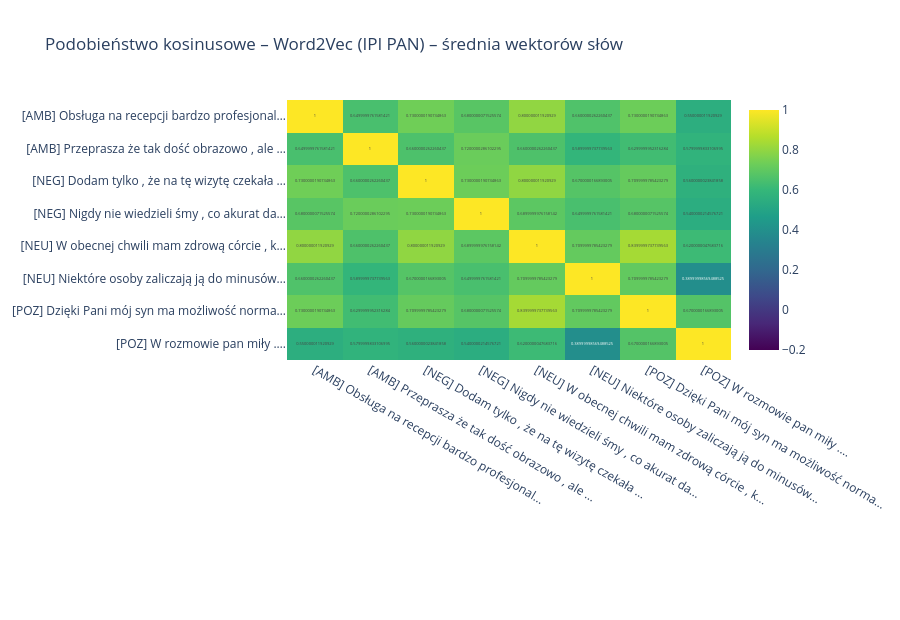
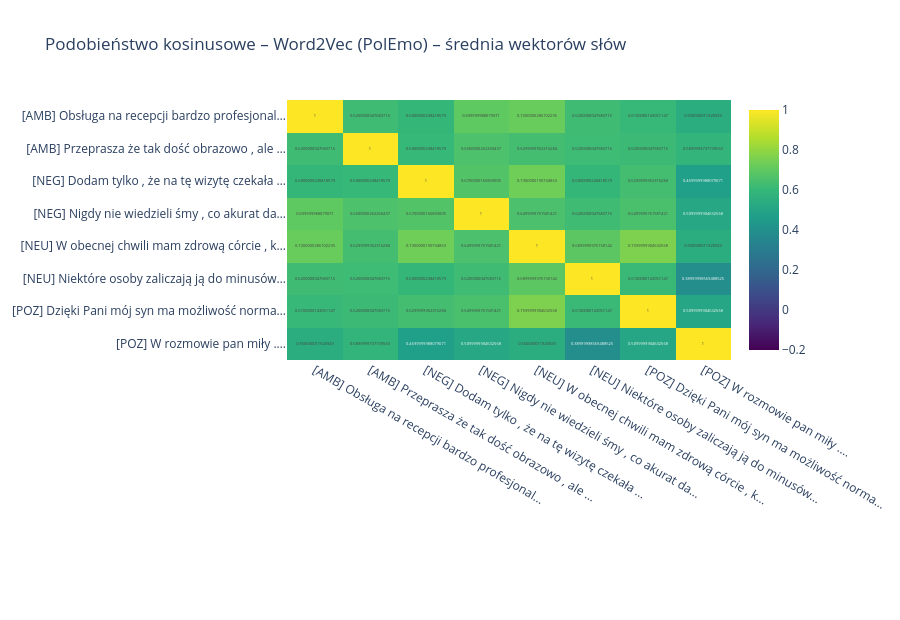

The code cell stored with these charts, in order, in its notebook:
### Markdown cell above
**Podobieństwo kosinusowe tych samych zdań co w 1.3** (po dwa z każdej klasy gold). Tak jak w fastText,
wszystkie zdania są do siebie podobne: poza przekątną cosinus wynosi średnio 0,66 (IPI PAN) i 0,61 (PolEmo),
od 0,39 do 0,84. Wysoki cosinus nie oznacza więc podobnego wydźwięku; sens ma tylko porównanie względne.

### Code cell
sel = (df[df["iter"] == df["iter"].min()].groupby("gold", sort=False).head(2)).sort_values("gold").index  # jak w 1.3
for n in W2V_MODELS:
    te.similarity_heatmap(df, E_w2v[n], sel, f"Podobieństwo kosinusowe – {emb_w2v[n].label}").show()

### Figure 1 — Plotly figure (JSON) as saved in the notebook; plotly's stock layout.template omitted (floating-point values rounded to 4 significant figures)
{"data": [{"colorscale": [[0.0, "#440154"], [0.1111, "#482878"], [0.2222, "#3e4989"], [0.3333, "#31688e"], [0.4444, "#26828e"], [0.5556, "#1f9e89"], [0.6667, "#35b779"], [0.7778, "#6ece58"], [0.8889, "#b5de2b"], [1.0, "#fde725"]], "customdata": [["Obsługa na recepcji bardzo profesjonalna , w strefie saun<br>równiez , natomiast juz w innych miejscach ( browar i<br>restauracja ) - juz znacznie gorzej . . .<br>vs<br>Obsługa na recepcji bardzo profesjonalna , w strefie saun<br>równiez , natomiast juz w innych miejscach ( browar i<br>restauracja ) - juz znacznie gorzej . . .", "Obsługa na recepcji bardzo profesjonalna , w strefie saun<br>równiez , natomiast juz w innych miejscach ( browar i<br>restauracja ) - juz znacznie gorzej . . .<br>vs<br>Przeprasza że tak dość obrazowo , ale konkretnie .", "Obsługa na recepcji bardzo profesjonalna , w strefie saun<br>równiez , natomiast juz w innych miejscach ( browar i<br>restauracja ) - juz znacznie gorzej . . .<br>vs<br>Dodam tylko , że na tę wizytę czekała m 1 , 5 miesiąca .", "Obsługa na recepcji bardzo profesjonalna , w strefie saun<br>równiez , natomiast juz w innych miejscach ( browar i<br>restauracja ) - juz znacznie gorzej . . .<br>vs<br>Nigdy nie wiedzieli śmy , co akurat danego dnia zostanie<br>podane .", "Obsługa na recepcji bardzo profesjonalna , w strefie saun<br>równiez , natomiast juz w innych miejscach ( browar i<br>restauracja ) - juz znacznie gorzej . . .<br>vs<br>W obecnej chwili mam zdrową córcie , która urodziła się w<br>terminie i rozwój jej przebiega książkowo .", "Obsługa na recepcji bardzo profesjonalna , w strefie saun<br>równiez , natomiast juz w innych miejscach ( browar i<br>restauracja ) - juz znacznie gorzej . . .<br>vs<br>Niektóre osoby zaliczają ją do minusów gry .", "Obsługa na recepcji bardzo profesjonalna , w strefie saun<br>równiez , natomiast juz w innych miejscach ( browar i<br>restauracja ) - juz znacznie gorzej . . .<br>vs<br>Dzięki Pani mój syn ma możliwość normalnego funkcjonowania i<br>cieszenia się z życia .", "Obsługa na recepcji bardzo profesjonalna , w strefie saun<br>równiez , natomiast juz w innych miejscach ( browar i<br>restauracja ) - juz znacznie gorzej . . .<br>vs<br>W rozmowie pan miły ."], ["Przeprasza że tak dość obrazowo , ale konkretnie .<br>vs<br>Obsługa na recepcji bardzo profesjonalna , w strefie saun<br>równiez , natomiast juz w innych miejscach ( browar i<br>restauracja ) - juz znacznie gorzej . . .", "Przeprasza że tak dość obrazowo , ale konkretnie .<br>vs<br>Przeprasza że tak dość obrazowo , ale konkretnie .", "Przeprasza że tak dość obrazowo , ale konkretnie .<br>vs<br>Dodam tylko , że na tę wizytę czekała m 1 , 5 miesiąca .", "Przeprasza że tak dość obrazowo , ale konkretnie .<br>vs<br>Nigdy nie wiedzieli śmy , co akurat danego dnia zostanie<br>podane .", "Przeprasza że tak dość obrazowo , ale konkretnie .<br>vs<br>W obecnej chwili mam zdrową córcie , która urodziła się w<br>terminie i rozwój jej przebiega książkowo .", "Przeprasza że tak dość obrazowo , ale konkretnie .<br>vs<br>Niektóre osoby zaliczają ją do minusów gry .", "Przeprasza że tak dość obrazowo , ale konkretnie .<br>vs<br>Dzięki Pani mój syn ma możliwość normalnego funkcjonowania i<br>cieszenia się z życia .", "Przeprasza że tak dość obrazowo , ale konkretnie .<br>vs<br>W rozmowie pan miły ."], ["Dodam tylko , że na tę wizytę czekała m 1 , 5 miesiąca .<br>vs<br>Obsługa na recepcji bardzo profesjonalna , w strefie saun<br>równiez , natomiast juz w innych miejscach ( browar i<br>restauracja ) - juz znacznie gorzej . . .", "Dodam tylko , że na tę wizytę czekała m 1 , 5 miesiąca .<br>vs<br>Przeprasza że tak dość obrazowo , ale konkretnie .", "Dodam tylko , że na tę wizytę czekała m 1 , 5 miesiąca .<br>vs<br>Dodam tylko , że na tę wizytę czekała m 1 , 5 miesiąca .", "Dodam tylko , że na tę wizytę czekała m 1 , 5 miesiąca .<br>vs<br>Nigdy nie wiedzieli śmy , co akurat danego dnia zostanie<br>podane .", "Dodam tylko , że na tę wizytę czekała m 1 , 5 miesiąca .<br>vs<br>W obecnej chwili mam zdrową córcie , która urodziła się w<br>terminie i rozwój jej przebiega książkowo .", "Dodam tylko , że na tę wizytę czekała m 1 , 5 miesiąca .<br>vs<br>Niektóre osoby zaliczają ją do minusów gry .", "Dodam tylko , że na tę wizytę czekała m 1 , 5 miesiąca .<br>vs<br>Dzięki Pani mój syn ma możliwość normalnego funkcjonowania i<br>cieszenia się z życia .", "Dodam tylko , że na tę wizytę czekała m 1 , 5 miesiąca .<br>vs<br>W rozmowie pan miły ."], ["Nigdy nie wiedzieli śmy , co akurat danego dnia zostanie<br>podane .<br>vs<br>Obsługa na recepcji bardzo profesjonalna , w strefie saun<br>równiez , natomiast juz w innych miejscach ( browar i<br>restauracja ) - juz znacznie gorzej . . .", "Nigdy nie wiedzieli śmy , co akurat danego dnia zostanie<br>podane .<br>vs<br>Przeprasza że tak dość obrazowo , ale konkretnie .", "Nigdy nie wiedzieli śmy , co akurat danego dnia zostanie<br>podane .<br>vs<br>Dodam tylko , że na tę wizytę czekała m 1 , 5 miesiąca .", "Nigdy nie wiedzieli śmy , co akurat danego dnia zostanie<br>podane .<br>vs<br>Nigdy nie wiedzieli śmy , co akurat danego dnia zostanie<br>podane .", "Nigdy nie wiedzieli śmy , co akurat danego dnia zostanie<br>podane .<br>vs<br>W obecnej chwili mam zdrową córcie , która urodziła się w<br>terminie i rozwój jej przebiega książkowo .", "Nigdy nie wiedzieli śmy , co akurat danego dnia zostanie<br>podane .<br>vs<br>Niektóre osoby zaliczają ją do minusów gry .", "Nigdy nie wiedzieli śmy , co akurat danego dnia zostanie<br>podane .<br>vs<br>Dzięki Pani mój syn ma możliwość normalnego funkcjonowania i<br>cieszenia się z życia .", "Nigdy nie wiedzieli śmy , co akurat danego dnia zostanie<br>podane .<br>vs<br>W rozmowie pan miły ."], ["W obecnej chwili mam zdrową córcie , która urodziła się w<br>terminie i rozwój jej przebiega książkowo .<br>vs<br>Obsługa na recepcji bardzo profesjonalna , w strefie saun<br>równiez , natomiast juz w innych miejscach ( browar i<br>restauracja ) - juz znacznie gorzej . . .", "W obecnej chwili mam zdrową córcie , która urodziła się w<br>terminie i rozwój jej przebiega książkowo .<br>vs<br>Przeprasza że tak dość obrazowo , ale konkretnie .", "W obecnej chwili mam zdrową córcie , która urodziła się w<br>terminie i rozwój jej przebiega książkowo .<br>vs<br>Dodam tylko , że na tę wizytę czekała m 1 , 5 miesiąca .", "W obecnej chwili mam zdrową córcie , która urodziła się w<br>terminie i rozwój jej przebiega książkowo .<br>vs<br>Nigdy nie wiedzieli śmy , co akurat danego dnia zostanie<br>podane .", "W obecnej chwili mam zdrową córcie , która urodziła się w<br>terminie i rozwój jej przebiega książkowo .<br>vs<br>W obecnej chwili mam zdrową córcie , która urodziła się w<br>terminie i rozwój jej przebiega książkowo .", "W obecnej chwili mam zdrową córcie , która urodziła się w<br>terminie i rozwój jej przebiega książkowo .<br>vs<br>Niektóre osoby zaliczają ją do minusów gry .", "W obecnej chwili mam zdrową córcie , która urodziła się w<br>terminie i rozwój jej przebiega książkowo .<br>vs<br>Dzięki Pani mój syn ma możliwość normalnego funkcjonowania i<br>cieszenia się z życia .", "W obecnej chwili mam zdrową córcie , która urodziła się w<br>terminie i rozwój jej przebiega książkowo .<br>vs<br>W rozmowie pan miły ."], ["Niektóre osoby zaliczają ją do minusów gry .<br>vs<br>Obsługa na recepcji bardzo profesjonalna , w strefie saun<br>równiez , natomiast juz w innych miejscach ( browar i<br>restauracja ) - juz znacznie gorzej . . .", "Niektóre osoby zaliczają ją do minusów gry .<br>vs<br>Przeprasza że tak dość obrazowo , ale konkretnie .", "Niektóre osoby zaliczają ją do minusów gry .<br>vs<br>Dodam tylko , że na tę wizytę czekała m 1 , 5 miesiąca .", "Niektóre osoby zaliczają ją do minusów gry .<br>vs<br>Nigdy nie wiedzieli śmy , co akurat danego dnia zostanie<br>podane .", "Niektóre osoby zaliczają ją do minusów gry .<br>vs<br>W obecnej chwili mam zdrową córcie , która urodziła się w<br>terminie i rozwój jej przebiega książkowo .", "Niektóre osoby zaliczają ją do minusów gry .<br>vs<br>Niektóre osoby zaliczają ją do minusów gry .", "Niektóre osoby zaliczają ją do minusów gry .<br>vs<br>Dzięki Pani mój syn ma możliwość normalnego funkcjonowania i<br>cieszenia się z życia .", "Niektóre osoby zaliczają ją do minusów gry .<br>vs<br>W rozmowie pan miły ."], ["Dzięki Pani mój syn ma możliwość normalnego funkcjonowania i<br>cieszenia się z życia .<br>vs<br>Obsługa na recepcji bardzo profesjonalna , w strefie saun<br>równiez , natomiast juz w innych miejscach ( browar i<br>restauracja ) - juz znacznie gorzej . . .", "Dzięki Pani mój syn ma możliwość normalnego funkcjonowania i<br>cieszenia się z życia .<br>vs<br>Przeprasza że tak dość obrazowo , ale konkretnie .", "Dzięki Pani mój syn ma możliwość normalnego funkcjonowania i<br>cieszenia się z życia .<br>vs<br>Dodam tylko , że na tę wizytę czekała m 1 , 5 miesiąca .", "Dzięki Pani mój syn ma możliwość normalnego funkcjonowania i<br>cieszenia się z życia .<br>vs<br>Nigdy nie wiedzieli śmy , co akurat danego dnia zostanie<br>podane .", "Dzięki Pani mój syn ma możliwość normalnego funkcjonowania i<br>cieszenia się z życia .<br>vs<br>W obecnej chwili mam zdrową córcie , która urodziła się w<br>terminie i rozwój jej przebiega książkowo .", "Dzięki Pani mój syn ma możliwość normalnego funkcjonowania i<br>cieszenia się z życia .<br>vs<br>Niektóre osoby zaliczają ją do minusów gry .", "Dzięki Pani mój syn ma możliwość normalnego funkcjonowania i<br>cieszenia się z życia .<br>vs<br>Dzięki Pani mój syn ma możliwość normalnego funkcjonowania i<br>cieszenia się z życia .", "Dzięki Pani mój syn ma możliwość normalnego funkcjonowania i<br>cieszenia się z życia .<br>vs<br>W rozmowie pan miły ."], ["W rozmowie pan miły .<br>vs<br>Obsługa na recepcji bardzo profesjonalna , w strefie saun<br>równiez , natomiast juz w innych miejscach ( browar i<br>restauracja ) - juz znacznie gorzej . . .", "W rozmowie pan miły .<br>vs<br>Przeprasza że tak dość obrazowo , ale konkretnie .", "W rozmowie pan miły .<br>vs<br>Dodam tylko , że na tę wizytę czekała m 1 , 5 miesiąca .", "W rozmowie pan miły .<br>vs<br>Nigdy nie wiedzieli śmy , co akurat danego dnia zostanie<br>podane .", "W rozmowie pan miły .<br>vs<br>W obecnej chwili mam zdrową córcie , która urodziła się w<br>terminie i rozwój jej przebiega książkowo .", "W rozmowie pan miły .<br>vs<br>Niektóre osoby zaliczają ją do minusów gry .", "W rozmowie pan miły .<br>vs<br>Dzięki Pani mój syn ma możliwość normalnego funkcjonowania i<br>cieszenia się z życia .", "W rozmowie pan miły .<br>vs<br>W rozmowie pan miły ."]], "hovertemplate": "%{customdata}<br>cos = %{z}<extra></extra>", "text": [[1.0, 0.65, 0.73, 0.68, 0.8, 0.66, 0.73, 0.55], [0.65, 1.0, 0.66, 0.72, 0.66, 0.59, 0.63, 0.58], [0.73, 0.66, 1.0, 0.73, 0.8, 0.67, 0.71, 0.56], [0.68, 0.72, 0.73, 1.0, 0.69, 0.65, 0.68, 0.54], [0.8, 0.66, 0.8, 0.69, 1.0, 0.71, 0.84, 0.62], [0.66, 0.59, 0.67, 0.65, 0.71, 1.0, 0.71, 0.39], [0.73, 0.63, 0.71, 0.68, 0.84, 0.71, 1.0, 0.67], [0.55, 0.58, 0.56, 0.54, 0.62, 0.39, 0.67, 1.0]], "texttemplate": "%{text}", "type": "heatmap", "x": ["[AMB] Obsługa na recepcji bardzo profesjonal…", "[AMB] Przeprasza że tak dość obrazowo , ale …", "[NEG] Dodam tylko , że na tę wizytę czekała …", "[NEG] Nigdy nie wiedzieli śmy , co akurat da…", "[NEU] W obecnej chwili mam zdrową córcie , k…", "[NEU] Niektóre osoby zaliczają ją do minusów…", "[POZ] Dzięki Pani mój syn ma możliwość norma…", "[POZ] W rozmowie pan miły .…"], "y": ["[AMB] Obsługa na recepcji bardzo profesjonal…", "[AMB] Przeprasza że tak dość obrazowo , ale …", "[NEG] Dodam tylko , że na tę wizytę czekała …", "[NEG] Nigdy nie wiedzieli śmy , co akurat da…", "[NEU] W obecnej chwili mam zdrową córcie , k…", "[NEU] Niektóre osoby zaliczają ją do minusów…", "[POZ] Dzięki Pani mój syn ma możliwość norma…", "[POZ] W rozmowie pan miły .…"], "z": [[1.0, 0.646, 0.735, 0.683, 0.799, 0.662, 0.728, 0.552], [0.646, 1.0, 0.656, 0.723, 0.659, 0.59, 0.629, 0.577], [0.735, 0.656, 1.0, 0.728, 0.798, 0.675, 0.712, 0.563], [0.683, 0.723, 0.728, 1.0, 0.691, 0.646, 0.678, 0.544], [0.799, 0.659, 0.798, 0.691, 1.0, 0.709, 0.836, 0.618], [0.662, 0.59, 0.675, 0.646, 0.709, 1.0, 0.705, 0.389], [0.728, 0.629, 0.712, 0.678, 0.836, 0.705, 1.0, 0.672], [0.552, 0.577, 0.563, 0.544, 0.618, 0.389, 0.672, 1.0]], "zmax": 1, "zmin": -0.2}], "layout": {"height": 620, "margin": {"b": 260, "l": 260}, "title": {"text": "Podobieństwo kosinusowe – Word2Vec (IPI PAN) – średnia wektorów słów"}, "yaxis": {"autorange": "reversed"}}}

### Figure 2 — Plotly figure (JSON) as saved in the notebook; plotly's stock layout.template omitted (floating-point values rounded to 4 significant figures)
{"data": [{"colorscale": [[0.0, "#440154"], [0.1111, "#482878"], [0.2222, "#3e4989"], [0.3333, "#31688e"], [0.4444, "#26828e"], [0.5556, "#1f9e89"], [0.6667, "#35b779"], [0.7778, "#6ece58"], [0.8889, "#b5de2b"], [1.0, "#fde725"]], "customdata": [["Obsługa na recepcji bardzo profesjonalna , w strefie saun<br>równiez , natomiast juz w innych miejscach ( browar i<br>restauracja ) - juz znacznie gorzej . . .<br>vs<br>Obsługa na recepcji bardzo profesjonalna , w strefie saun<br>równiez , natomiast juz w innych miejscach ( browar i<br>restauracja ) - juz znacznie gorzej . . .", "Obsługa na recepcji bardzo profesjonalna , w strefie saun<br>równiez , natomiast juz w innych miejscach ( browar i<br>restauracja ) - juz znacznie gorzej . . .<br>vs<br>Przeprasza że tak dość obrazowo , ale konkretnie .", "Obsługa na recepcji bardzo profesjonalna , w strefie saun<br>równiez , natomiast juz w innych miejscach ( browar i<br>restauracja ) - juz znacznie gorzej . . .<br>vs<br>Dodam tylko , że na tę wizytę czekała m 1 , 5 miesiąca .", "Obsługa na recepcji bardzo profesjonalna , w strefie saun<br>równiez , natomiast juz w innych miejscach ( browar i<br>restauracja ) - juz znacznie gorzej . . .<br>vs<br>Nigdy nie wiedzieli śmy , co akurat danego dnia zostanie<br>podane .", "Obsługa na recepcji bardzo profesjonalna , w strefie saun<br>równiez , natomiast juz w innych miejscach ( browar i<br>restauracja ) - juz znacznie gorzej . . .<br>vs<br>W obecnej chwili mam zdrową córcie , która urodziła się w<br>terminie i rozwój jej przebiega książkowo .", "Obsługa na recepcji bardzo profesjonalna , w strefie saun<br>równiez , natomiast juz w innych miejscach ( browar i<br>restauracja ) - juz znacznie gorzej . . .<br>vs<br>Niektóre osoby zaliczają ją do minusów gry .", "Obsługa na recepcji bardzo profesjonalna , w strefie saun<br>równiez , natomiast juz w innych miejscach ( browar i<br>restauracja ) - juz znacznie gorzej . . .<br>vs<br>Dzięki Pani mój syn ma możliwość normalnego funkcjonowania i<br>cieszenia się z życia .", "Obsługa na recepcji bardzo profesjonalna , w strefie saun<br>równiez , natomiast juz w innych miejscach ( browar i<br>restauracja ) - juz znacznie gorzej . . .<br>vs<br>W rozmowie pan miły ."], ["Przeprasza że tak dość obrazowo , ale konkretnie .<br>vs<br>Obsługa na recepcji bardzo profesjonalna , w strefie saun<br>równiez , natomiast juz w innych miejscach ( browar i<br>restauracja ) - juz znacznie gorzej . . .", "Przeprasza że tak dość obrazowo , ale konkretnie .<br>vs<br>Przeprasza że tak dość obrazowo , ale konkretnie .", "Przeprasza że tak dość obrazowo , ale konkretnie .<br>vs<br>Dodam tylko , że na tę wizytę czekała m 1 , 5 miesiąca .", "Przeprasza że tak dość obrazowo , ale konkretnie .<br>vs<br>Nigdy nie wiedzieli śmy , co akurat danego dnia zostanie<br>podane .", "Przeprasza że tak dość obrazowo , ale konkretnie .<br>vs<br>W obecnej chwili mam zdrową córcie , która urodziła się w<br>terminie i rozwój jej przebiega książkowo .", "Przeprasza że tak dość obrazowo , ale konkretnie .<br>vs<br>Niektóre osoby zaliczają ją do minusów gry .", "Przeprasza że tak dość obrazowo , ale konkretnie .<br>vs<br>Dzięki Pani mój syn ma możliwość normalnego funkcjonowania i<br>cieszenia się z życia .", "Przeprasza że tak dość obrazowo , ale konkretnie .<br>vs<br>W rozmowie pan miły ."], ["Dodam tylko , że na tę wizytę czekała m 1 , 5 miesiąca .<br>vs<br>Obsługa na recepcji bardzo profesjonalna , w strefie saun<br>równiez , natomiast juz w innych miejscach ( browar i<br>restauracja ) - juz znacznie gorzej . . .", "Dodam tylko , że na tę wizytę czekała m 1 , 5 miesiąca .<br>vs<br>Przeprasza że tak dość obrazowo , ale konkretnie .", "Dodam tylko , że na tę wizytę czekała m 1 , 5 miesiąca .<br>vs<br>Dodam tylko , że na tę wizytę czekała m 1 , 5 miesiąca .", "Dodam tylko , że na tę wizytę czekała m 1 , 5 miesiąca .<br>vs<br>Nigdy nie wiedzieli śmy , co akurat danego dnia zostanie<br>podane .", "Dodam tylko , że na tę wizytę czekała m 1 , 5 miesiąca .<br>vs<br>W obecnej chwili mam zdrową córcie , która urodziła się w<br>terminie i rozwój jej przebiega książkowo .", "Dodam tylko , że na tę wizytę czekała m 1 , 5 miesiąca .<br>vs<br>Niektóre osoby zaliczają ją do minusów gry .", "Dodam tylko , że na tę wizytę czekała m 1 , 5 miesiąca .<br>vs<br>Dzięki Pani mój syn ma możliwość normalnego funkcjonowania i<br>cieszenia się z życia .", "Dodam tylko , że na tę wizytę czekała m 1 , 5 miesiąca .<br>vs<br>W rozmowie pan miły ."], ["Nigdy nie wiedzieli śmy , co akurat danego dnia zostanie<br>podane .<br>vs<br>Obsługa na recepcji bardzo profesjonalna , w strefie saun<br>równiez , natomiast juz w innych miejscach ( browar i<br>restauracja ) - juz znacznie gorzej . . .", "Nigdy nie wiedzieli śmy , co akurat danego dnia zostanie<br>podane .<br>vs<br>Przeprasza że tak dość obrazowo , ale konkretnie .", "Nigdy nie wiedzieli śmy , co akurat danego dnia zostanie<br>podane .<br>vs<br>Dodam tylko , że na tę wizytę czekała m 1 , 5 miesiąca .", "Nigdy nie wiedzieli śmy , co akurat danego dnia zostanie<br>podane .<br>vs<br>Nigdy nie wiedzieli śmy , co akurat danego dnia zostanie<br>podane .", "Nigdy nie wiedzieli śmy , co akurat danego dnia zostanie<br>podane .<br>vs<br>W obecnej chwili mam zdrową córcie , która urodziła się w<br>terminie i rozwój jej przebiega książkowo .", "Nigdy nie wiedzieli śmy , co akurat danego dnia zostanie<br>podane .<br>vs<br>Niektóre osoby zaliczają ją do minusów gry .", "Nigdy nie wiedzieli śmy , co akurat danego dnia zostanie<br>podane .<br>vs<br>Dzięki Pani mój syn ma możliwość normalnego funkcjonowania i<br>cieszenia się z życia .", "Nigdy nie wiedzieli śmy , co akurat danego dnia zostanie<br>podane .<br>vs<br>W rozmowie pan miły ."], ["W obecnej chwili mam zdrową córcie , która urodziła się w<br>terminie i rozwój jej przebiega książkowo .<br>vs<br>Obsługa na recepcji bardzo profesjonalna , w strefie saun<br>równiez , natomiast juz w innych miejscach ( browar i<br>restauracja ) - juz znacznie gorzej . . .", "W obecnej chwili mam zdrową córcie , która urodziła się w<br>terminie i rozwój jej przebiega książkowo .<br>vs<br>Przeprasza że tak dość obrazowo , ale konkretnie .", "W obecnej chwili mam zdrową córcie , która urodziła się w<br>terminie i rozwój jej przebiega książkowo .<br>vs<br>Dodam tylko , że na tę wizytę czekała m 1 , 5 miesiąca .", "W obecnej chwili mam zdrową córcie , która urodziła się w<br>terminie i rozwój jej przebiega książkowo .<br>vs<br>Nigdy nie wiedzieli śmy , co akurat danego dnia zostanie<br>podane .", "W obecnej chwili mam zdrową córcie , która urodziła się w<br>terminie i rozwój jej przebiega książkowo .<br>vs<br>W obecnej chwili mam zdrową córcie , która urodziła się w<br>terminie i rozwój jej przebiega książkowo .", "W obecnej chwili mam zdrową córcie , która urodziła się w<br>terminie i rozwój jej przebiega książkowo .<br>vs<br>Niektóre osoby zaliczają ją do minusów gry .", "W obecnej chwili mam zdrową córcie , która urodziła się w<br>terminie i rozwój jej przebiega książkowo .<br>vs<br>Dzięki Pani mój syn ma możliwość normalnego funkcjonowania i<br>cieszenia się z życia .", "W obecnej chwili mam zdrową córcie , która urodziła się w<br>terminie i rozwój jej przebiega książkowo .<br>vs<br>W rozmowie pan miły ."], ["Niektóre osoby zaliczają ją do minusów gry .<br>vs<br>Obsługa na recepcji bardzo profesjonalna , w strefie saun<br>równiez , natomiast juz w innych miejscach ( browar i<br>restauracja ) - juz znacznie gorzej . . .", "Niektóre osoby zaliczają ją do minusów gry .<br>vs<br>Przeprasza że tak dość obrazowo , ale konkretnie .", "Niektóre osoby zaliczają ją do minusów gry .<br>vs<br>Dodam tylko , że na tę wizytę czekała m 1 , 5 miesiąca .", "Niektóre osoby zaliczają ją do minusów gry .<br>vs<br>Nigdy nie wiedzieli śmy , co akurat danego dnia zostanie<br>podane .", "Niektóre osoby zaliczają ją do minusów gry .<br>vs<br>W obecnej chwili mam zdrową córcie , która urodziła się w<br>terminie i rozwój jej przebiega książkowo .", "Niektóre osoby zaliczają ją do minusów gry .<br>vs<br>Niektóre osoby zaliczają ją do minusów gry .", "Niektóre osoby zaliczają ją do minusów gry .<br>vs<br>Dzięki Pani mój syn ma możliwość normalnego funkcjonowania i<br>cieszenia się z życia .", "Niektóre osoby zaliczają ją do minusów gry .<br>vs<br>W rozmowie pan miły ."], ["Dzięki Pani mój syn ma możliwość normalnego funkcjonowania i<br>cieszenia się z życia .<br>vs<br>Obsługa na recepcji bardzo profesjonalna , w strefie saun<br>równiez , natomiast juz w innych miejscach ( browar i<br>restauracja ) - juz znacznie gorzej . . .", "Dzięki Pani mój syn ma możliwość normalnego funkcjonowania i<br>cieszenia się z życia .<br>vs<br>Przeprasza że tak dość obrazowo , ale konkretnie .", "Dzięki Pani mój syn ma możliwość normalnego funkcjonowania i<br>cieszenia się z życia .<br>vs<br>Dodam tylko , że na tę wizytę czekała m 1 , 5 miesiąca .", "Dzięki Pani mój syn ma możliwość normalnego funkcjonowania i<br>cieszenia się z życia .<br>vs<br>Nigdy nie wiedzieli śmy , co akurat danego dnia zostanie<br>podane .", "Dzięki Pani mój syn ma możliwość normalnego funkcjonowania i<br>cieszenia się z życia .<br>vs<br>W obecnej chwili mam zdrową córcie , która urodziła się w<br>terminie i rozwój jej przebiega książkowo .", "Dzięki Pani mój syn ma możliwość normalnego funkcjonowania i<br>cieszenia się z życia .<br>vs<br>Niektóre osoby zaliczają ją do minusów gry .", "Dzięki Pani mój syn ma możliwość normalnego funkcjonowania i<br>cieszenia się z życia .<br>vs<br>Dzięki Pani mój syn ma możliwość normalnego funkcjonowania i<br>cieszenia się z życia .", "Dzięki Pani mój syn ma możliwość normalnego funkcjonowania i<br>cieszenia się z życia .<br>vs<br>W rozmowie pan miły ."], ["W rozmowie pan miły .<br>vs<br>Obsługa na recepcji bardzo profesjonalna , w strefie saun<br>równiez , natomiast juz w innych miejscach ( browar i<br>restauracja ) - juz znacznie gorzej . . .", "W rozmowie pan miły .<br>vs<br>Przeprasza że tak dość obrazowo , ale konkretnie .", "W rozmowie pan miły .<br>vs<br>Dodam tylko , że na tę wizytę czekała m 1 , 5 miesiąca .", "W rozmowie pan miły .<br>vs<br>Nigdy nie wiedzieli śmy , co akurat danego dnia zostanie<br>podane .", "W rozmowie pan miły .<br>vs<br>W obecnej chwili mam zdrową córcie , która urodziła się w<br>terminie i rozwój jej przebiega książkowo .", "W rozmowie pan miły .<br>vs<br>Niektóre osoby zaliczają ją do minusów gry .", "W rozmowie pan miły .<br>vs<br>Dzięki Pani mój syn ma możliwość normalnego funkcjonowania i<br>cieszenia się z życia .", "W rozmowie pan miły .<br>vs<br>W rozmowie pan miły ."]], "hovertemplate": "%{customdata}<br>cos = %{z}<extra></extra>", "text": [[1.0, 0.62, 0.6, 0.7, 0.72, 0.62, 0.61, 0.55], [0.62, 1.0, 0.6, 0.66, 0.63, 0.62, 0.62, 0.59], [0.6, 0.6, 1.0, 0.67, 0.73, 0.6, 0.63, 0.47], [0.7, 0.66, 0.67, 1.0, 0.65, 0.62, 0.65, 0.51], [0.72, 0.63, 0.73, 0.65, 1.0, 0.69, 0.76, 0.55], [0.62, 0.62, 0.6, 0.62, 0.69, 1.0, 0.61, 0.39], [0.61, 0.62, 0.63, 0.65, 0.76, 0.61, 1.0, 0.51], [0.55, 0.59, 0.47, 0.51, 0.55, 0.39, 0.51, 1.0]], "texttemplate": "%{text}", "type": "heatmap", "x": ["[AMB] Obsługa na recepcji bardzo profesjonal…", "[AMB] Przeprasza że tak dość obrazowo , ale …", "[NEG] Dodam tylko , że na tę wizytę czekała …", "[NEG] Nigdy nie wiedzieli śmy , co akurat da…", "[NEU] W obecnej chwili mam zdrową córcie , k…", "[NEU] Niektóre osoby zaliczają ją do minusów…", "[POZ] Dzięki Pani mój syn ma możliwość norma…", "[POZ] W rozmowie pan miły .…"], "y": ["[AMB] Obsługa na recepcji bardzo profesjonal…", "[AMB] Przeprasza że tak dość obrazowo , ale …", "[NEG] Dodam tylko , że na tę wizytę czekała …", "[NEG] Nigdy nie wiedzieli śmy , co akurat da…", "[NEU] W obecnej chwili mam zdrową córcie , k…", "[NEU] Niektóre osoby zaliczają ją do minusów…", "[POZ] Dzięki Pani mój syn ma możliwość norma…", "[POZ] W rozmowie pan miły .…"], "z": [[1.0, 0.624, 0.597, 0.696, 0.719, 0.624, 0.606, 0.547], [0.624, 1.0, 0.603, 0.657, 0.635, 0.621, 0.616, 0.586], [0.597, 0.603, 1.0, 0.671, 0.734, 0.597, 0.635, 0.47], [0.696, 0.657, 0.671, 1.0, 0.653, 0.623, 0.65, 0.515], [0.719, 0.635, 0.734, 0.653, 1.0, 0.692, 0.762, 0.548], [0.624, 0.621, 0.597, 0.623, 0.692, 1.0, 0.611, 0.389], [0.606, 0.616, 0.635, 0.65, 0.762, 0.611, 1.0, 0.51], [0.547, 0.586, 0.47, 0.515, 0.548, 0.389, 0.51, 1.0]], "zmax": 1, "zmin": -0.2}], "layout": {"height": 620, "margin": {"b": 260, "l": 260}, "title": {"text": "Podobieństwo kosinusowe – Word2Vec (PolEmo) – średnia wektorów słów"}, "yaxis": {"autorange": "reversed"}}}
